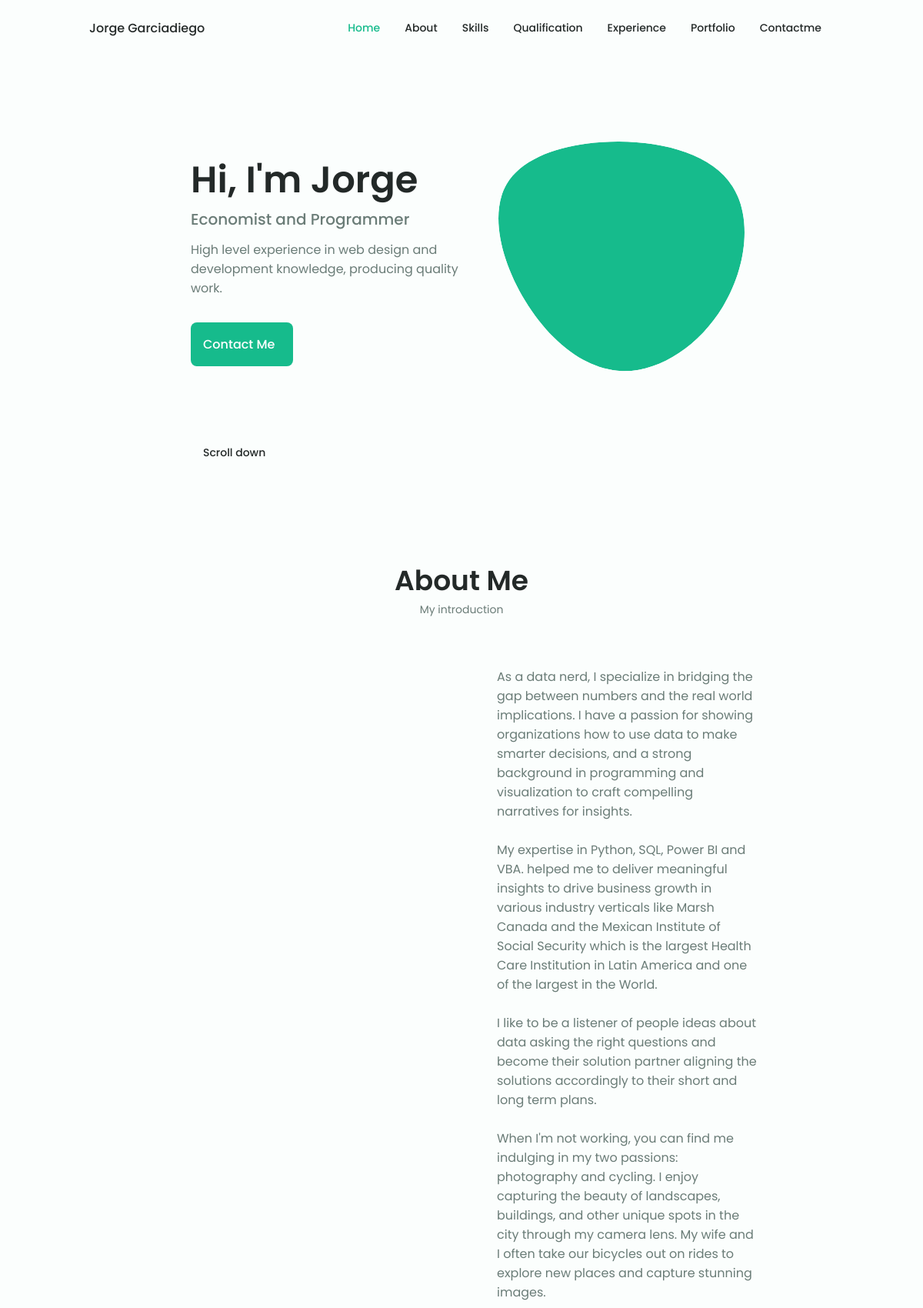
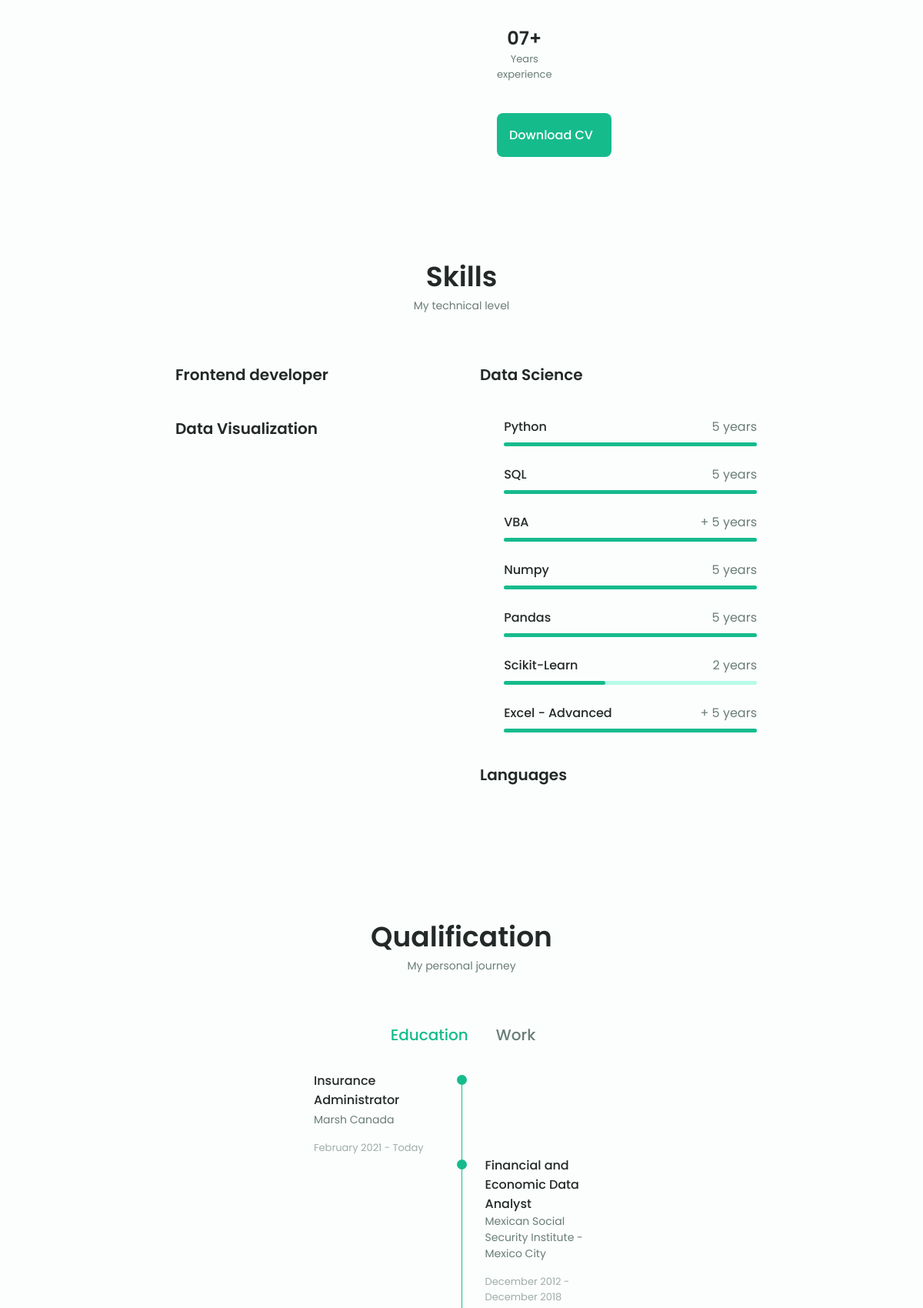
The page / (upper part) on the database its author committed (2 pictures, top to bottom).
### tables this page shows
CREATE TABLE "skills" (
	"id"	INTEGER,
	"skill_name"	TEXT NOT NULL,
	"category"	VARCHAR64 NOT NULL,
	"porcentage"	INTEGER NOT NULL,
	PRIMARY KEY("id")
);

CREATE TABLE "experience" (
	"id"	INTEGER,
	"name"	TEXT NOT NULL,
	"company"	TEXT NOT NULL,
	"type"	VARCHAR64 NOT NULL,
	"current"	BOOLEAN NOT NULL,
	"start_date"	TEXT NOT NULL,
	"city"	TEXT,
	"province_state"	TEXT,
	"country"	TEXT,
	"end_date"	TEXT,
	PRIMARY KEY("id")
);

### hello_im_jorge/core/views.py (the view)
@core.route('/', methods=['GET'])
def index():
    icons = {'Data Science': 'uil uil-brain', 'Data Visualization':'uil uil-chart-line', 'Frontend developer': 'uil uil-brackets-curly', 'Languages': 'uil uil-language'}
    user = db.session.query(Users).all()
    skill_cats = db.session.query(Skills.category).distinct().all()
    skill_cats = [item[0] for item in skill_cats]
    skills = db.session.query(Skills).all()
    edu = db.session.query(Education).all()
    experience = db.session.query(Experience).all()
    bullet = db.session.query(Bullet).all()
    exp_bullets = {}
    exp_years = 0
    for e in experience:
        if e.end_date == None:
            exp_years += date_diff(datetime.today().strftime("%B %Y"), e.start_date).days/365.25
            print(exp_years)
        else:
            exp_years += date_diff(e.end_date, e.start_date).days/365.25
            print(exp_years)
    exp_years = int(exp_years)
    if exp_years < 10:
        exp_years = f"0{exp_years}+"
    else:
        exp_years = f"{exp_years}+"
    for i in experience:
        exp_bullets[i.id] = [b.description for b in bullet if b.experience_id == i.id]
    return render_template('index.html', user=user, skill_cats=skill_cats, skills=skills, edu=edu, exp = experience, bullets=exp_bullets, icons=icons, exp_years = exp_years)

### hello_im_jorge/core/views.py (called while the page is built)
def date_diff(date1, date2):
    date_format = "%B %Y"
    return (datetime.strptime(date1, date_format) - datetime.strptime(date2,date_format))

### hello_im_jorge/templates/index.html (shortened to what this page needs)
{% extends "base.html" %}
{% block content %}
<main class="main">
    <section class="home section" id="home">
        <div class="home__container container grid">
            <div class="home__content grid">
                <div class="home__img">
                </div>
                <div class="home__data">
                    <h1 class="home__title">Hi, I'm Jorge</h1>
                    <h3 class="home__subtitle">Economist and Programmer</h3>
                    <p class="home__description">High level experience in web design and development
                        knowledge, producing quality work.</p>
                    <a href="#contact" class="button button--flex">
                        Contact Me
                    </a>
                </div>
            </div>
            <div class="home__scroll">
                <a href="#about" class="home__scroll-button button--flex">
                    <span class="home__scroll-name">Scroll down</span>
                </a>
            </div>
        </div>
    </section>
    <section class="about section" id="about">
        <h2 class="section__title">About Me</h2>
        <span class="section__subtitle">My introduction</span>
        <div class="about__container container grid">
            <div class="about__data">
                <p class="about__description">
                    As a data nerd, I specialize in bridging the gap between numbers and the real world implications. I have a passion for showing organizations how to use data to make smarter decisions, and a strong background in programming and visualization to craft compelling narratives for insights.
                    <br><br>
                    My expertise in Python, SQL, Power BI and VBA. helped me to deliver meaningful insights to drive business growth in various industry verticals like Marsh Canada and the Mexican Institute of Social Security which is the largest Health Care Institution in Latin America and one of the largest in the World.
                    <br><br>
                    I like to be a listener of people ideas about data asking the right questions and become their solution partner aligning the solutions accordingly to their short and long term plans.
                    <br><br>
                    When I'm not working, you can find me indulging in my two passions: photography and cycling. I enjoy capturing the beauty of landscapes, buildings, and other unique spots in the city through my camera lens. My wife and I often take our bicycles out on rides to explore new places and capture stunning images.
                </p>
                <div class="about__info">
                    <div>
                        <span class="about__info-title">{{exp_years}}</span>
                        <span class="about__info-name">Years <br> experience</span>
                    </div>
                </div>
                <div class="about__buttons">
                    <a download="" href="assets/pdf/Alexa-Cv.pdf" class="button button--flex">
                        Download CV
                    </a>
                </div>
            </div>
        </div>
    </section>
    <section class="skills section" id="skills">
        <h2 class="section__title">Skills</h2>
        <span class="section__subtitle">My technical level</span>
        <div class="skills__container container grid">
            <div>
                {% for i in skill_cats[0::2] %}
                    {% if i== 'Data Science' %}
                    <div class="skills__content skills__open">
                    {% else %}
                    <div class="skills__content skills__close">
                    {% endif %}
                        <div class="skills__header">
                            <div>
                                <h1 class="skills__title">{{i}}</h1>
                            </div>
                        </div>
                    </div>
                {% endfor %}
            </div>
            <div>
                {% for i in skill_cats[1::2] %}
                    {% if i== 'Data Science' %}
                    <div class="skills__content skills__open">
                    {% else %}
                    <div class="skills__content skills__close">
                    {% endif %}
                        <div class="skills__header">
                            <div>
                                <h1 class="skills__title">{{i}}</h1>
                            </div>
                        </div>
                        <div class="skills__list grid">
                            {% for j in skills %}
                                {% if j.category == i %}
                                    <div class="skills__data">
                                        <div class="skills__titles">
                                            <h3 class="skills__name">{{j.skill_name}}</h3>
                                            <span class="skills__number">
                                                {% if j.category == 'Languages'%}
                                                    {% if j.skill_name == 'Spanish' %} Native {% elif j.skill_name != 'Spanish' and j.porcentage > 10 %} Fluent {% elif j.skill_name != 'Spanish' and j.porcentage < 4.5 and j.porcentage > 3 %} Advanced {% else %} Intermidiate {% endif %}
                                                {% elif j.porcentage > 5 and j.skill_name != 'Languages' %} + 5 years
                                                {% elif j.porcentage <= 5 and j.skill_name != 'Languages' %} {{j.porcentage}} years
                                                {% endif %}
                                            </span>
                                        </div>
                                        <div class="skills__bar">
                                            {% if j.porcentage <= 5 %}
                                            <span class="skills__percentage skills__html"
                                                style="width: {{ (j.porcentage/5)*100 }}%;">
                                            </span>
                                            {% else %}
                                            <span class="skills__percentage skills__html"
                                                style="width:100%;">
                                            </span>
                                            {% endif %}
                                        </div>
                                    </div>
                                {% endif %}
                            {% endfor %}
                        </div>
                    </div>
                {% endfor %}
            </div>
        </div>
    </section>
    <section class="qualification section" id="qualification">
        <h2 class="section__title">Qualification</h2>
        <span class="section__subtitle">My personal journey</span>
        <div class="qualification__container container">
            <div class="qualification__tabs">
                <div class="qualification__button button--flex qualification__active" data-target="#education">
                    Education
                </div>
                <div class="qualification__button button--flex" data-target="#work">
                    Work
                </div>
            </div>
            <div class="qualification__sections">
                <div class="qualification__content qualification__active" data-content id="work">
                    {% for e in exp %}
                        {% if e.id%2!=0%}
                        <div class="qualification__data">
                            <div>
                                <h3 class="qualification__title">{{e.name}}</h3>
                                <span class="qualification__subtitle">{{e.company}}</span>
                                <div class="qualification__calendar">
                                    {{e.start_date}} {% if e.current == True %} - Today {% else %} {{e.end_date}} {% endif %}
                                </div>
                            </div>
                            <div>
                                <span class="qualification__rounder"></span>
                            </div>
                        </div>
                        {% else%}
                        <div class="qualification__data">
                            <div></div>
                            <div class="qualification__time">
                            </div>
                            <div>
                                <h3 class="qualification__title">{{e.name}}</h3>
                                <span class="qualification__subtitle">{{e.company}} - {{e.city}}</span>
                                <div class="qualification__calendar">
                                    {{e.start_date}} - {{e.end_date}}
                                </div>
                            </div>
                        </div>
                        {% endif %}
                    {% endfor %}
                </div>
            </div>
        </div>
    </section>
    </main>
{% endblock %}

### hello_im_jorge/templates/base.html (shortened to what this page needs)
<!DOCTYPE html>
<html lang="en">
    <head>
        <link rel="stylesheet" href="https://unicons.iconscout.com/release/v3.0.6/css/line.css">
        <link rel="stylesheet" href="../static/swiper-bundle.min.css">
        <link rel="stylesheet" href="../static/style.css">
    </head>
<body>
    <header class="header" id="header">
        <nav class="nav container">
            <a href="#" class="nav__logo">Jorge Garciadiego</a>
            <div class="nav__menu" id="nav-menu">
                <ul class="nav__list grid">
                    <li class="nav__item">
                        <a href="#home" class="nav__link active-link">
                             Home
                        </a>
                    </li>
                    <li class="nav__item">
                        <a href="#about" class="nav__link">
                             About
                        </a>
                    </li>
                    <li class="nav__item">
                        <a href="#skills" class="nav__link">
                             Skills
                        </a>
                    </li>
                    <li class="nav__item">
                        <a href="#qualification" class="nav__link">
                             Qualification
                        </a>
                    </li>
                    <li class="nav__item">
                        <a href="#experience" class="nav__link">
                             Experience
                        </a>
                    </li>
                    <li class="nav__item">
                        <a href="#portfolio" class="nav__link">
                             Portfolio
                        </a>
                    </li>
                    <li class="nav__item">
                        <a href="#contact" class="nav__link">
                             Contactme
                        </a>
                    </li>
                </ul>
            </div>
        </nav>
    </header>
    {% block content %}
    {% endblock %}
</body>
</html>

### rows shown on the page
skills: skill_name "Python", porcentage "5"
skills: skill_name "SQL", porcentage "5"
skills: skill_name "VBA", category "+ 5 years"
skills: skill_name "Numpy", porcentage "5"
skills: skill_name "Pandas", porcentage "5"
skills: skill_name "Scikit-Learn", porcentage "2"
skills: skill_name "Excel - Advanced", category "+ 5 years"
experience: name "Insurance Administrator", company "Marsh Canada", start_date "February 2021", current "- Today"
experience: name "Financial and Economic Data Analyst", company "Mexican Social Security Institute", city "Mexico City", start_date "December 2012", end_date "December 2018"

### other values the page prints
{{ exp_years }} "07+"
{{ i }} "Frontend developer" "Data Visualization"
{{ i }} "Data Science" "Languages"
